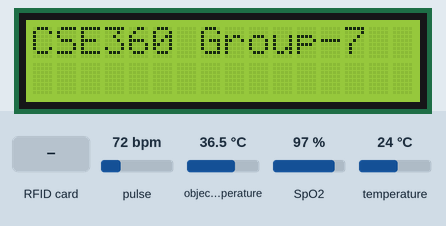
This sketch was run on a simulated Arduino Uno, built with avr-gcc and run on an emulated ATmega328P. Parts: 16×2 character LCD. The test bench sets the inputs (shaded band); at power-on: object temperature 36.5 °C, pulse 72 bpm, SpO2 97 %, temperature 24 °C. Storage starts empty; what the sketch prints to the serial monitor is not drawn.

Above: at 1.3 s.
1.4 s: RFID card 5E 7A 19 C4 held to the reader
At 2.2 s:
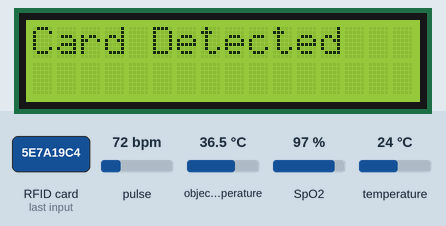
At 2.8 s:
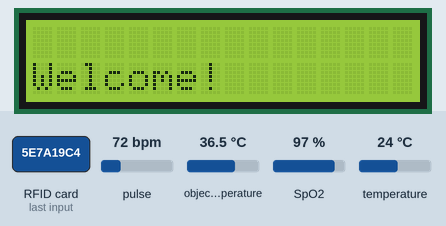
4.0 s: object temperature set to 20 °C
At 6.6 s:
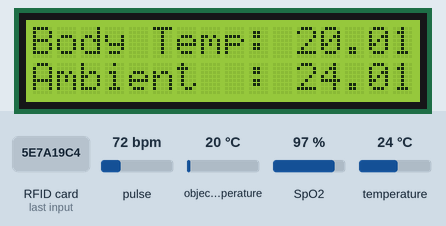
Timing chart, 0 to 8.1 s (numbered marks = the images above; inputs shaded):
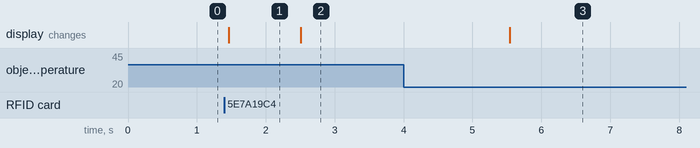

The sketch:

CSE360_Sec04_GR7.ino
```cpp
#include <Wire.h>
#include "MAX30100_PulseOximeter.h"
#include <SPI.h>
#include <MFRC522.h>
#include <LiquidCrystal_I2C.h>
#include <Adafruit_MLX90614.h>
#include <SPI.h>
#include <SD.h>
//#define MFRC_RST_PIN  9
//#define MFRC_SS_PIN   10
#define REPORTING_PERIOD_MS  1500

PulseOximeter pox;
uint32_t tsLastReport = 0;
float b=0;
float a=0;
float bp=0;
float sp=0;
MFRC522 mfrc522(10, 9);   // Create MFRC522 instance
LiquidCrystal_I2C lcd(0x27,16,2);
Adafruit_MLX90614 mlx = Adafruit_MLX90614();
File myFile;

void onBeatDetected() {
    Serial.println("Detected!");
}
void inference(){
  //lcd.init();
  lcd.clear();
  lcd.setCursor(0,0);
  if(b<=37.5){
    Serial.println("Normal Temp");
    lcd.print("Normal Temp");
  }
  if(b>37.5 && b<39){
    Serial.println("Warmer Temp");
    lcd.print("Warmer Temp");
  }
  if(b>=39){
    lcd.print("High Temp");
    Serial.println("High Temp");
  }
  delay(3000);
  lcd.clear();
  lcd.setCursor(0,0);
  if(bp<=83){
    lcd.print("Normal Bpm");
    Serial.println("Normal Bpm");
  }
  if(bp>83 && bp<93){
    lcd.print("Elevated Bpm");
    Serial.println("Elevated Bpm");
  }
  if(bp>=93){
    lcd.print("High Bpm");
    Serial.println("High Bpm");
  }
  lcd.setCursor(0,1);
  if(sp<=92){
    lcd.print("Lower SPo2");
    Serial.println("Lower SPo2");
  }
  if(sp>92 && sp<97){
    lcd.print("Decent SPo2");
    Serial.println("Decent SPo2");
  }
  if(sp>=97){
    lcd.print("Great SPo2");
    Serial.println("Great SPo2");
  }
  delay(3000);
}
void pox_loop(){
  Serial.print("Initializing pulse oximeter..");
  if (!pox.begin()) {
      Serial.println("FAILED");
      for(;;);
  } else {
      Serial.println("SUCCESS");
  }
  pox.setIRLedCurrent(MAX30100_LED_CURR_7_6MA);
  pox.setOnBeatDetectedCallback(onBeatDetected);
  int i=0;
  bp=0;
  sp=0;
  //int j=0;
  while(1){
    //++j;
    pox.update();
    // Grab the updated heart rate and SpO2 levels
    if ((millis() - tsLastReport > REPORTING_PERIOD_MS) && pox.getHeartRate()>60 && pox.getSpO2()>88 && pox.getSpO2()<100) {
        lcd.clear();
        lcd.setCursor(0,0);
        lcd.print("Heart rate:");
        lcd.setCursor(11,0);
        lcd.print(pox.getHeartRate());
        lcd.setCursor(0,1);
        lcd.print("SpO2");
        lcd.setCursor(10,1);
        lcd.print(":");
        lcd.setCursor(11,1);
        lcd.print(pox.getSpO2());
        lcd.setCursor(14,1);
        lcd.print("%");
        bp+=pox.getHeartRate();
        sp+=pox.getSpO2();
        Serial.print("Heart rate:");
        Serial.print(pox.getHeartRate());
        Serial.print(" SpO2:");
        Serial.print(pox.getSpO2());
        Serial.println("%");
        tsLastReport = millis();
        ++i;
    }
    if(i==5){
      bp/=5;
      sp/=5;
      break;
    }
  };
  //Serial.println(j);
}

void temp_loop(){
  if (!mlx.begin()) {
      lcd.clear();
      lcd.print("MLX Lagao");
      while (1);
  };
  b = mlx.readObjectTempC();
  a = mlx.readAmbientTempC();
  lcd.clear();
  lcd.setCursor(0,0);
  lcd.print("Body Temp: ");
  Serial.print("Body Temp:");
  lcd.setCursor(11,0);
  lcd.print(b);
  Serial.print(b);
  lcd.setCursor(0,1);
  lcd.print("Ambient  : ");
  Serial.print("Ambient: ");
  lcd.setCursor(11,1);
  lcd.print(a);
  Serial.println(a);
  delay(1500);
}
void setup() {
    Serial.begin(9600);
    SPI.begin();
    mfrc522.PCD_Init();
    lcd.init();
    lcd.clear();
    lcd.backlight();
    lcd.clear();
    MFRC522::MIFARE_Key key;
    for (byte i=0;i<6;i++) key.keyByte[i] = 0xFF;
    byte block;
    byte len;
    MFRC522::StatusCode status;
}
void loop() {
  // put your main code here, to run repeatedly:
  MFRC522::MIFARE_Key key;
  MFRC522::StatusCode status;
  for (byte i=0;i<6;i++) key.keyByte[i] = 0xFF;
  //some variables we need
  byte block;
  byte len;
  lcd.clear();
  lcd.setCursor(0,0);
  lcd.print("CSE360 Group-7");
  while(!mfrc522.PICC_IsNewCardPresent()) {
  }
  if ( ! mfrc522.PICC_ReadCardSerial()) {
    return;
  }
  Serial.println(F("Card Detected:"));
  SD.begin(4);
  myFile = SD.open("data.txt", FILE_WRITE);
  lcd.clear();
  lcd.setCursor(0,0);
  lcd.print("Card Detected");
  delay(1000);
  byte buffer1[18];
  block = 4;
  len = 18;
  byte buffer2[18];
  status = mfrc522.PCD_Authenticate(MFRC522::PICC_CMD_MF_AUTH_KEY_A, 4, &key, &(mfrc522.uid)); //line 834 of MFRC522.cpp file
  if (status != MFRC522::STATUS_OK) {
    Serial.print(F("Authentication failed: "));
    Serial.println(mfrc522.GetStatusCodeName(status));
    return;
  }
  status = mfrc522.MIFARE_Read(block, buffer1, &len);
  if (status != MFRC522::STATUS_OK) {
    Serial.print(F("Reading failed: "));
    Serial.println(mfrc522.GetStatusCodeName(status));
    return;
  }
  lcd.clear();
  for (uint8_t i = 0; i < 16; i++){
    if (buffer1[i] != 32){
      Serial.write(buffer1[i]);
      if(i!=0){
        lcd.setCursor(i-1,0);
        lcd.write(buffer1[i]);
        myFile.write(buffer1[i]);
      }
    }
  }
  Serial.print(" ");
  myFile.write(" ");
  block = 1;
  status = mfrc522.PCD_Authenticate(MFRC522::PICC_CMD_MF_AUTH_KEY_A, 1, &key, &(mfrc522.uid)); //line 834
  if (status != MFRC522::STATUS_OK) {
    Serial.print(F("Authentication failed: "));
    Serial.println(mfrc522.GetStatusCodeName(status));
    return;
  }
  status = mfrc522.MIFARE_Read(block, buffer2, &len);
  if (status != MFRC522::STATUS_OK) {
    Serial.print(F("Reading failed: "));
    Serial.println(mfrc522.GetStatusCodeName(status));
    return;
  }
//  for (uint8_t i = 0; i < 16; i++) {
//    Serial.write(buffer2[i] );
//    lcd.setCursor(i,1);
//    lcd.write(buffer2[i]);
//    myFile.write(buffer2[i]);
//  }
  lcd.setCursor(0,1);
  lcd.print("Welcome!");
  delay(3000);
  temp_loop();
  pox_loop();
  myFile.write("  Body Temp: ");
  myFile.print(b);
  myFile.write("  Ambient Temp: ");
  myFile.print(a);
  myFile.write("  bpm: ");
  myFile.print(bp);
  myFile.write("  SPo2: ");
  myFile.println(sp);
  Serial.println(b);
  Serial.println(a);
  Serial.println(bp);
  Serial.println(sp);
  myFile.close();
  mfrc522.PICC_HaltA();
  mfrc522.PCD_StopCrypto1();
  delay(2000);
  //inference();
  Serial.println(F("\n**End Reading**\n"));
}
```

Measured:
- after the input at 1.4 s, the display: changes after 0.06 s (image 1)
- what the display in image 1 shows lasts 1.0 s, from 1.5 s to 2.5 s
